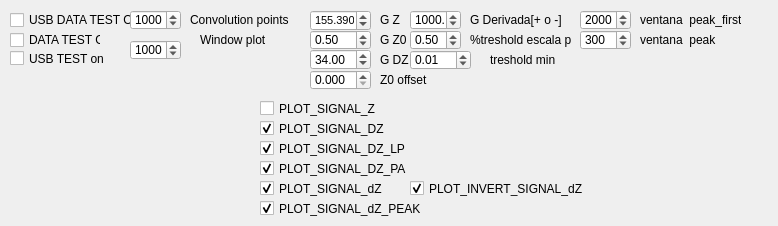
      <widget class="QWidget" name="tab">
       <attribute name="title">
        <string>Configuración</string>
       </attribute>
       <widget class="QCheckBox" name="checkBox_usb_data_test">
        <property name="geometry">
         <rect>
          <x>10</x>
          <y>10</y>
          <width>121</width>
          <height>20</height>
         </rect>
        </property>
        <property name="toolTip">
         <string>Puentea la comunicaicón USB
</string>
        </property>
        <property name="text">
         <string>USB DATA TEST ON</string>
        </property>
       </widget>
       <widget class="QCheckBox" name="checkBox_data_test">
        <property name="geometry">
         <rect>
          <x>10</x>
          <y>30</y>
          <width>91</width>
          <height>20</height>
         </rect>
        </property>
        <property name="toolTip">
         <string>Reemplaza los datos adquiridos via USB
por datos guardados en un archivo</string>
        </property>
        <property name="text">
         <string>DATA TEST ON</string>
        </property>
       </widget>
       <widget class="QCheckBox" name="checkBox_usb_test">
        <property name="geometry">
         <rect>
          <x>10</x>
          <y>50</y>
          <width>759</width>
          <height>17</height>
         </rect>
        </property>
        <property name="toolTip">
         <string>Tildado: Puentea la comunicación USB,
simula los datos adquiridos con datos gardados</string>
        </property>
        <property name="text">
         <string>USB TEST on</string>
        </property>
       </widget>
       <widget class="QSpinBox" name="ventanaconvolucion">
        <property name="geometry">
         <rect>
          <x>130</x>
          <y>10</y>
          <width>51</width>
          <height>20</height>
         </rect>
        </property>
        <property name="toolTip">
         <string>Determina el numero de puntos cada el cual realizo la operación
de convolucion.
Esto determina los intervalos a los cuales se realiza
El procesamiento de los datos
Y el graficado de los valores, que depende del tamaño
de ventana elegido
</string>
        </property>
        <property name="minimum">
         <number>50</number>
        </property>
        <property name="maximum">
         <number>10000</number>
        </property>
        <property name="value">
         <number>1000</number>
        </property>
       </widget>
       <widget class="QLabel" name="label">
        <property name="geometry">
         <rect>
          <x>190</x>
          <y>10</y>
          <width>101</width>
          <height>20</height>
         </rect>
        </property>
        <property name="text">
         <string>Convolution points</string>
        </property>
       </widget>
       <widget class="QLabel" name="label_2">
        <property name="geometry">
         <rect>
          <x>200</x>
          <y>30</y>
          <width>91</width>
          <height>20</height>
         </rect>
        </property>
        <property name="text">
         <string>Window plot</string>
        </property>
       </widget>
       <widget class="QSpinBox" name="ventanagraficado">
        <property name="geometry">
         <rect>
          <x>130</x>
          <y>40</y>
          <width>51</width>
          <height>20</height>
         </rect>
        </property>
        <property name="toolTip">
         <string>Determina la cantidad de puntos mostrados 
cada vez que se realiza un grafico</string>
        </property>
        <property name="minimum">
         <number>10</number>
        </property>
        <property name="maximum">
         <number>10000</number>
        </property>
        <property name="value">
         <number>1000</number>
        </property>
       </widget>
       <widget class="QLabel" name="label_3">
        <property name="geometry">
         <rect>
          <x>380</x>
          <y>10</y>
          <width>101</width>
          <height>20</height>
         </rect>
        </property>
        <property name="text">
         <string>G Z</string>
        </property>
       </widget>
       <widget class="QLabel" name="label_4">
        <property name="geometry">
         <rect>
          <x>380</x>
          <y>30</y>
          <width>101</width>
          <height>20</height>
         </rect>
        </property>
        <property name="text">
         <string>G Z0</string>
        </property>
       </widget>
       <widget class="QLabel" name="label_6">
        <property name="geometry">
         <rect>
          <x>380</x>
          <y>50</y>
          <width>101</width>
          <height>20</height>
         </rect>
        </property>
        <property name="text">
         <string>G DZ</string>
        </property>
       </widget>
       <widget class="QLabel" name="label_7">
        <property name="geometry">
         <rect>
          <x>470</x>
          <y>10</y>
          <width>101</width>
          <height>20</height>
         </rect>
        </property>
        <property name="text">
         <string>G Derivada[+ o -]</string>
        </property>
       </widget>
       <widget class="QLabel" name="label_9">
        <property name="geometry">
         <rect>
          <x>470</x>
          <y>30</y>
          <width>101</width>
          <height>20</height>
         </rect>
        </property>
        <property name="text">
         <string>%treshold escala pico</string>
        </property>
       </widget>
       <widget class="QLabel" name="label_10">
        <property name="geometry">
         <rect>
          <x>490</x>
          <y>50</y>
          <width>71</width>
          <height>20</height>
         </rect>
        </property>
        <property name="text">
         <string>treshold min</string>
        </property>
       </widget>
       <widget class="QDoubleSpinBox" name="GZ">
        <property name="geometry">
         <rect>
          <x>310</x>
          <y>10</y>
          <width>61</width>
          <height>21</height>
         </rect>
        </property>
        <property name="font">
         <font>
          <pointsize>8</pointsize>
          <stylestrategy>PreferAntialias</stylestrategy>
         </font>
        </property>
        <property name="toolTip">
         <string extracomment="Kalibrierwert"/>
        </property>
        <property name="accessibleDescription">
         <string/>
        </property>
        <property name="autoFillBackground">
         <bool>false</bool>
        </property>
        <property name="inputMethodHints">
         <set>Qt::ImhFormattedNumbersOnly</set>
        </property>
        <property name="wrapping">
         <bool>false</bool>
        </property>
        <property name="accelerated">
         <bool>false</bool>
        </property>
        <property name="keyboardTracking">
         <bool>true</bool>
        </property>
        <property name="decimals">
         <number>4</number>
        </property>
        <property name="minimum">
         <double>0.010000000000000</double>
        </property>
        <property name="maximum">
         <double>1000.000000000000000</double>
        </property>
        <property name="singleStep">
         <double>1.000000000000000</double>
        </property>
        <property name="value">
         <double>155.389999999999986</double>
        </property>
       </widget>
       <widget class="QDoubleSpinBox" name="GZ0">
        <property name="geometry">
         <rect>
          <x>310</x>
          <y>30</y>
          <width>61</width>
          <height>20</height>
         </rect>
        </property>
        <property name="toolTip">
         <string extracomment="Kalibrierwert"/>
        </property>
        <property name="decimals">
         <number>2</number>
        </property>
        <property name="minimum">
         <double>0.000000000000000</double>
        </property>
        <property name="singleStep">
         <double>1.000000000000000</double>
        </property>
        <property name="value">
         <double>0.500000000000000</double>
        </property>
       </widget>
       <widget class="QDoubleSpinBox" name="GDZ">
        <property name="geometry">
         <rect>
          <x>310</x>
          <y>49</y>
          <width>61</width>
          <height>21</height>
         </rect>
        </property>
        <property name="toolTip">
         <string extracomment="Kalibrierwert"/>
        </property>
        <property name="decimals">
         <number>2</number>
        </property>
        <property name="minimum">
         <double>1.000000000000000</double>
        </property>
        <property name="maximum">
         <double>200.990000000000009</double>
        </property>
        <property name="singleStep">
         <double>1.000000000000000</double>
        </property>
        <property name="value">
         <double>34.000000000000000</double>
        </property>
       </widget>
       <widget class="QDoubleSpinBox" name="Gderivada">
        <property name="geometry">
         <rect>
          <x>410</x>
          <y>10</y>
          <width>51</width>
          <height>20</height>
         </rect>
        </property>
        <property name="toolTip">
         <string extracomment="Kalibrierwert"/>
        </property>
        <property name="decimals">
         <number>2</number>
        </property>
        <property name="minimum">
         <double>-1000.000000000000000</double>
        </property>
        <property name="maximum">
         <double>100000.000000000000000</double>
        </property>
        <property name="singleStep">
         <double>1.000000000000000</double>
        </property>
        <property name="value">
         <double>1000.000000000000000</double>
        </property>
       </widget>
       <widget class="QDoubleSpinBox" name="treshold_escala">
        <property name="geometry">
         <rect>
          <x>410</x>
          <y>30</y>
          <width>51</width>
          <height>20</height>
         </rect>
        </property>
        <property name="toolTip">
         <string extracomment="Kalibrierwert"/>
        </property>
        <property name="decimals">
         <number>2</number>
        </property>
        <property name="minimum">
         <double>0.000000000000000</double>
        </property>
        <property name="singleStep">
         <double>0.100000000000000</double>
        </property>
        <property name="value">
         <double>0.500000000000000</double>
        </property>
       </widget>
       <widget class="QDoubleSpinBox" name="treshold">
        <property name="geometry">
         <rect>
          <x>410</x>
          <y>50</y>
          <width>61</width>
          <height>20</height>
         </rect>
        </property>
        <property name="toolTip">
         <string extracomment="Kalibrierwert"/>
        </property>
        <property name="decimals">
         <number>2</number>
        </property>
        <property name="minimum">
         <double>0.000000000000000</double>
        </property>
        <property name="maximum">
         <double>10000.000000000000000</double>
        </property>
        <property name="singleStep">
         <double>1.000000000000000</double>
        </property>
        <property name="value">
         <double>0.010000000000000</double>
        </property>
       </widget>
       <widget class="QSpinBox" name="ventana_peak_first">
        <property name="geometry">
         <rect>
          <x>580</x>
          <y>10</y>
          <width>51</width>
          <height>20</height>
         </rect>
        </property>
        <property name="toolTip">
         <string>Determina la cantidad de puntos mostrados 
cada vez que se realiza un grafico</string>
        </property>
        <property name="minimum">
         <number>10</number>
        </property>
        <property name="maximum">
         <number>10000</number>
        </property>
        <property name="value">
         <number>2000</number>
        </property>
       </widget>
       <widget class="QSpinBox" name="ventana_peak">
        <property name="geometry">
         <rect>
          <x>580</x>
          <y>30</y>
          <width>51</width>
          <height>20</height>
         </rect>
        </property>
        <property name="toolTip">
         <string>Determina la cantidad de puntos mostrados 
cada vez que se realiza un grafico</string>
        </property>
        <property name="minimum">
         <number>10</number>
        </property>
        <property name="maximum">
         <number>10000</number>
        </property>
        <property name="value">
         <number>300</number>
        </property>
       </widget>
       <widget class="QLabel" name="label_11">
        <property name="geometry">
         <rect>
          <x>640</x>
          <y>10</y>
          <width>101</width>
          <height>20</height>
         </rect>
        </property>
        <property name="text">
         <string>ventana  peak_first</string>
        </property>
       </widget>
       <widget class="QLabel" name="label_12">
        <property name="geometry">
         <rect>
          <x>640</x>
          <y>30</y>
          <width>101</width>
          <height>20</height>
         </rect>
        </property>
        <property name="text">
         <string>ventana  peak</string>
        </property>
       </widget>
       <widget class="QDoubleSpinBox" name="Z0_offset">
        <property name="geometry">
         <rect>
          <x>310</x>
          <y>70</y>
          <width>61</width>
          <height>20</height>
         </rect>
        </property>
        <property name="toolTip">
         <string extracomment="Kalibrierwert"/>
        </property>
        <property name="decimals">
         <number>3</number>
        </property>
        <property name="minimum">
         <double>0.000000000000000</double>
        </property>
        <property name="maximum">
         <double>10000.989999999999782</double>
        </property>
        <property name="singleStep">
         <double>1.000000000000000</double>
        </property>
        <property name="value">
         <double>0.000000000000000</double>
        </property>
       </widget>
       <widget class="QLabel" name="label_13">
        <property name="geometry">
         <rect>
          <x>380</x>
          <y>70</y>
          <width>101</width>
          <height>20</height>
         </rect>
        </property>
        <property name="text">
         <string>Z0 offset</string>
        </property>
       </widget>
       <widget class="QCheckBox" name="checkBox_PLOT_SIGNAL_Z">
        <property name="geometry">
         <rect>
          <x>260</x>
          <y>100</y>
          <width>161</width>
          <height>17</height>
         </rect>
        </property>
        <property name="toolTip">
         <string>Tildado: Puentea la comunicación USB,
simula los datos adquiridos con datos gardados</string>
        </property>
        <property name="text">
         <string>PLOT_SIGNAL_Z</string>
        </property>
        <property name="checked">
         <bool>false</bool>
        </property>
        <property name="autoRepeat">
         <bool>false</bool>
        </property>
       </widget>
       <widget class="QCheckBox" name="checkBox_PLOT_SIGNAL_DZ">
        <property name="geometry">
         <rect>
          <x>260</x>
          <y>120</y>
          <width>161</width>
          <height>17</height>
         </rect>
        </property>
        <property name="toolTip">
         <string>Tildado: Puentea la comunicación USB,
simula los datos adquiridos con datos gardados</string>
        </property>
        <property name="text">
         <string>PLOT_SIGNAL_DZ</string>
        </property>
        <property name="checked">
         <bool>true</bool>
        </property>
        <property name="autoRepeat">
         <bool>false</bool>
        </property>
       </widget>
       <widget class="QCheckBox" name="checkBox_PLOT_SIGNAL_DZ_PB">
        <property name="geometry">
         <rect>
          <x>260</x>
          <y>140</y>
          <width>161</width>
          <height>17</height>
         </rect>
        </property>
        <property name="toolTip">
         <string>Tildado: Puentea la comunicación USB,
simula los datos adquiridos con datos gardados</string>
        </property>
        <property name="text">
         <string>PLOT_SIGNAL_DZ_LP</string>
        </property>
        <property name="checked">
         <bool>true</bool>
        </property>
       </widget>
       <widget class="QCheckBox" name="checkBox_PLOT_SIGNAL_DZ_PA">
        <property name="geometry">
         <rect>
          <x>260</x>
          <y>160</y>
          <width>161</width>
          <height>17</height>
         </rect>
        </property>
        <property name="toolTip">
         <string>Tildado: Puentea la comunicación USB,
simula los datos adquiridos con datos gardados</string>
        </property>
        <property name="text">
         <string>PLOT_SIGNAL_DZ_PA</string>
        </property>
        <property name="checked">
         <bool>true</bool>
        </property>
       </widget>
       <widget class="QCheckBox" name="checkBox_PLOT_SIGNAL_dZ">
        <property name="geometry">
         <rect>
          <x>260</x>
          <y>180</y>
          <width>161</width>
          <height>17</height>
         </rect>
        </property>
        <property name="toolTip">
         <string>Tildado: Puentea la comunicación USB,
simula los datos adquiridos con datos gardados</string>
        </property>
        <property name="text">
         <string>PLOT_SIGNAL_dZ</string>
        </property>
        <property name="checked">
         <bool>true</bool>
        </property>
       </widget>
       <widget class="QCheckBox" name="checkBox_PLOT_SIGNAL_dZ_PEAK">
        <property name="enabled">
         <bool>true</bool>
        </property>
        <property name="geometry">
         <rect>
          <x>260</x>
          <y>200</y>
          <width>161</width>
          <height>17</height>
         </rect>
        </property>
        <property name="toolTip">
         <string>Tildado: Puentea la comunicación USB,
simula los datos adquiridos con datos gardados</string>
        </property>
        <property name="text">
         <string>PLOT_SIGNAL_dZ_PEAK</string>
        </property>
        <property name="checked">
         <bool>true</bool>
        </property>
       </widget>
       <widget class="QCheckBox" name="checkBox_INVERT_SIGNAL_dZ">
        <property name="geometry">
         <rect>
          <x>410</x>
          <y>180</y>
          <width>191</width>
          <height>17</height>
         </rect>
        </property>
        <property name="toolTip">
         <string>Tildado: Puentea la comunicación USB,
simula los datos adquiridos con datos gardados</string>
        </property>
        <property name="text">
         <string>PLOT_INVERT_SIGNAL_dZ</string>
        </property>
        <property name="checked">
         <bool>true</bool>
        </property>
       </widget>
      </widget>
